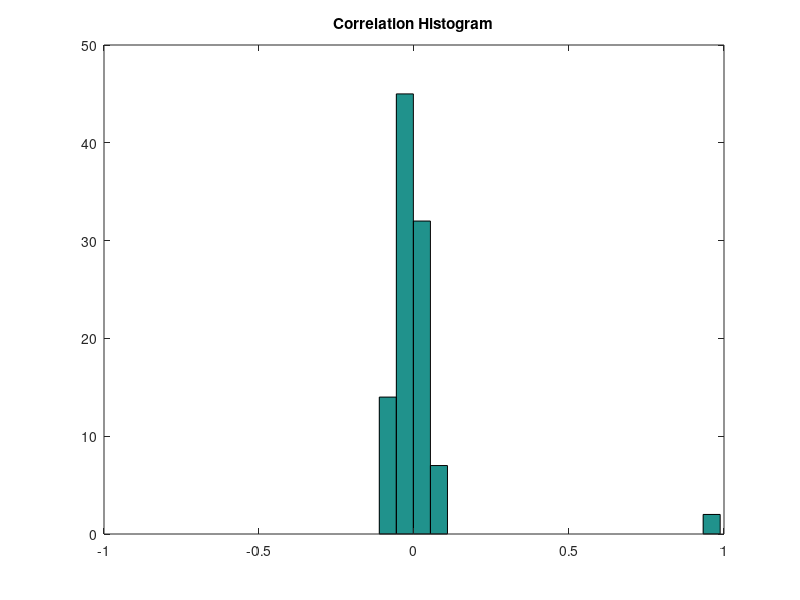

Recreate this plot in MATLAB. (Note: this script raises an error after producing the figure.)
%% t_regressionInHighDimensions
%
% Description:
%    Try to develop some intuitions about how regression coefficients
%    behave in high dimensions.
%
%    Follows broad ideas introduced by an anonymous reviewer, although 
%    the reviewer provided code in R and modeled a different case.  The
%    code here is more like what we do in the paper.
%
% 05/05/18  dhb  Wrote it.

%% Clear and close
clear; close all;

%% Parameters
nLuminances = 20;
nTrialsPerLuminance = 25;
nNeurons = 100;
neuron1Gain = 1;
neuron2Gain = 1;
responseNoiseSd = 0.05;

%% Set up luminances across trials
theLuminances = linspace(0,1,nLuminances);
nTrials = nLuminances*nTrialsPerLuminance;
theTrialLuminances = zeros(nTrials,1);
lumIndex = 1;
for ll = 1:nLuminances
    for nn = 1:nTrialsPerLuminance
        theTrialLuminances(lumIndex) = theLuminances(ll);
        lumIndex = lumIndex+1;
    end
end

%% First two neurons have responses that are related to luminances
neuron1Responses = neuron1Gain*theTrialLuminances + normrnd(0,responseNoiseSd,nTrials,1);
neuron2Responses = neuron2Gain*theTrialLuminances + normrnd(0,responseNoiseSd,nTrials,1);

%% Rest of neurons have resposnes that are pure noise
nOtherNeurons = nNeurons-2;
neuronOtherResponses = normrnd(0,responseNoiseSd,nTrials,nOtherNeurons);

%% Neural response matrix (nTrials by nNeurons)
neuronResponses = [neuron1Responses neuron2Responses neuronOtherResponses];

%% Compute correlation coefficients between each neuron's responses and luminance
%
% Most are pretty small, two are large. As expected.
for nn = 1:nNeurons
    corrTemp = corrcoef(theTrialLuminances,neuronResponses(:,nn));
    corrsWithLum(nn) = corrTemp(1,2);
end
nHistBins = 20;
figure; clf;
hist(corrsWithLum,nHistBins); xlim([-1 1]);
title('Correlation Histogram');

%% Set percent criteria for analysis below
percentCrits = [25 50 75];

%% Build linear regression decoder for luminance, based on responses
%
% Question is, how are weights distributed?  Most are distributed around
% zero, two are large.  As it should be.
regWeights1 = neuronResponses\theTrialLuminances;
predTrialLuminances = neuronResponses * regWeights1;

% Compute our statistic
reg1Percents = GetRegWeightPercentiles(regWeights1,percentCrits);
fprintf('backslash (percentCrits) (25, 50, 75): ');
for ii = 1:length(percentCrits)
    fprintf('%d%% ',reg1Percents(ii));
end
fprintf('\n');

%% Try regression using regress, which "sets maximum number of weights to zero"
regWeights2 = regress(theTrialLuminances,neuronResponses);

% Compute our statistic
reg2Percents = GetRegWeightPercentiles(regWeights2,percentCrits);
fprintf('regress percentiles (25, 50, 75): ');
for ii = 1:length(percentCrits)
    fprintf('%d%% ',reg2Percents(ii));
end
fprintf('\n');

%% And using robustfit. This tries to ignore outliers
regWeights3 = robustfit(neuronResponses,theTrialLuminances,[],[],'off');

% Compute our statistic
reg3Percents = GetRegWeightPercentiles(regWeights3,percentCrits);
fprintf('robust percentiles (25, 50, 75): ');
for ii = 1:length(percentCrits)
    fprintf('%d%% ',reg3Percents(ii));
end
fprintf('\n');

%% Try using Matlab's regularized regression, default params
regFitResults = fitrlinear(neuronResponses,theTrialLuminances,'FitBias',false);
regWeights4 = regFitResults.Beta;

% Compute our statistic
reg4Percents = GetRegWeightPercentiles(regWeights4,percentCrits);
fprintf('fitrlinear percentiles (25, 50, 75): ')
for ii = 1:length(percentCrits)
    fprintf('%d%% ',reg4Percents(ii));
end
fprintf('\n');

%% Make a histogram of the regression weights.
nHistBins = 20;
figure; clf;
hist([regWeights1 regWeights1 regWeights3 regWeights4],nHistBins);
title('Regression Weight Histogram');
legend({'backslash','regress','robustfit','fitrlinear'},'Location','NorthEast');

%% Try using Matlab's regularized regression, cross-validated lasso
lambda = logspace(-8,-1,25);
regFitResultsCV = fitrlinear(neuronResponses',theTrialLuminances, ...
    'ObservationsIn','columns','KFold',5,'Lambda',lambda, ...
    'Learner','leastsquares','Solver','sparsa','Regularization','lasso', ...
    'FitBias',false);
mseCV = kfoldLoss(regFitResultsCV);
[~,rindex] = min(mseCV);
regFitResults = fitrlinear(neuronResponses',theTrialLuminances, ...
    'ObservationsIn','columns','Lambda',lambda, ...
    'Learner','leastsquares','Solver','sparsa','Regularization','lasso', ...
    'FitBias',false);
numNZCoef = sum(regFitResults.Beta~=0);
coeffL1Norm = sum(abs(regFitResults.Beta));
coeffL2Norm = sum(regFitResults.Beta.^2);
mse = loss(regFitResults,neuronResponses,theTrialLuminances);
regWeights5 = regFitResults.Beta(:,rindex);

figure; set(gcf,'Position',[1000 360 880 460])
subplot(1,2,1); hold on;
[h,hL1,hL2] = plotyy(log10(lambda),log10(mseCV),log10(lambda),log10(numNZCoef));
hL1.Marker = 'o';
hL2.Marker = 'o';
ylabel(h(1),'log_{10} MSE')
ylabel(h(2),'log_{10} nonzero-coefficient number')
xlabel('log_{10} Lambda')
title(sprintf('MSE: %0.2g, number non zero coefficients: %d',mse(rindex),numNZCoef(rindex)));
subplot(1,2,2); hold on;
[h,hL1,hL2] = plotyy(log10(lambda),log10(coeffL1Norm),log10(lambda),log10(coeffL2Norm));
hL1.Marker = 'o';
hL2.Marker = 'o';
ylabel(h(1),'log_{10} L1 Norm')
ylabel(h(2),'log_{10} L2 Norm')
xlabel('log_{10} Lambda')
title(sprintf('Lasso L1 and L2 norms'));

% Compute our statistic
reg5Percents = GetRegWeightPercentiles(regWeights5,percentCrits);
fprintf('CV lasso percentiles (25, 50, 75): ')
for ii = 1:length(percentCrits)
    fprintf('%d%% ',reg5Percents(ii));
end
fprintf('\n');

%% Try using Matlab's regularized regression, cross-validated ridge
lambda = logspace(-8,-1,25);
regFitResultsCV = fitrlinear(neuronResponses',theTrialLuminances, ...
    'ObservationsIn','columns','KFold',5,'Lambda',lambda, ...
    'Learner','leastsquares','Solver','lbfgs','Regularization','ridge', ...
    'FitBias',false);
mseCV = kfoldLoss(regFitResultsCV);
[~,rindex] = min(mseCV);
regFitResults = fitrlinear(neuronResponses',theTrialLuminances, ...
    'ObservationsIn','columns','Lambda',lambda, ...
    'Learner','leastsquares','Solver','lbfgs','Regularization','ridge', ...
    'FitBias',false);
numNZCoef = sum(regFitResults.Beta~=0);
coeffL1Norm = sum(abs(regFitResults.Beta));
coeffL2Norm = sum(regFitResults.Beta.^2);
mse = loss(regFitResults,neuronResponses,theTrialLuminances);
regWeights6 = regFitResults.Beta(:,rindex);

figure; set(gcf,'Position',[1000 360 880 460])
subplot(1,2,1); hold on;
[h,hL1,hL2] = plotyy(log10(lambda),log10(mseCV),log10(lambda),log10(numNZCoef));
hL1.Marker = 'o';
hL2.Marker = 'o';
ylabel(h(1),'log_{10} MSE')
ylabel(h(2),'log_{10} nonzero-coefficient number')
xlabel('log_{10} Lambda')
title(sprintf('MSE: %0.2g, number non zero coefficients: %d',mse(rindex),numNZCoef(rindex)));
subplot(1,2,2); hold on;
[h,hL1,hL2] = plotyy(log10(lambda),log10(coeffL1Norm),log10(lambda),log10(coeffL2Norm));
hL1.Marker = 'o';
hL2.Marker = 'o';
ylabel(h(1),'log_{10} L1 Norm')
ylabel(h(2),'log_{10} L2 Norm')
xlabel('log_{10} Lambda')
title(sprintf('Ridge L1 and L2 norms'));

% Compute our statistic
reg5Percents = GetRegWeightPercentiles(regWeights5,percentCrits);
fprintf('CV ridge percentiles (25, 50, 75): ')
for ii = 1:length(percentCrits)
    fprintf('%d%% ',reg5Percents(ii));
end
fprintf('\n');

%% Make a histogram of the regression weights.
nHistBins = 20;
figure; clf;
hist([regWeights1 regWeights1 regWeights3 regWeights4 regWeights5 regWeights6],nHistBins);
title('Regression Weight Histogram');
legend({'backslash','regress','robustfit','fitrlinear','cv lasso', 'cv ridge'},'Location','NorthEast');

